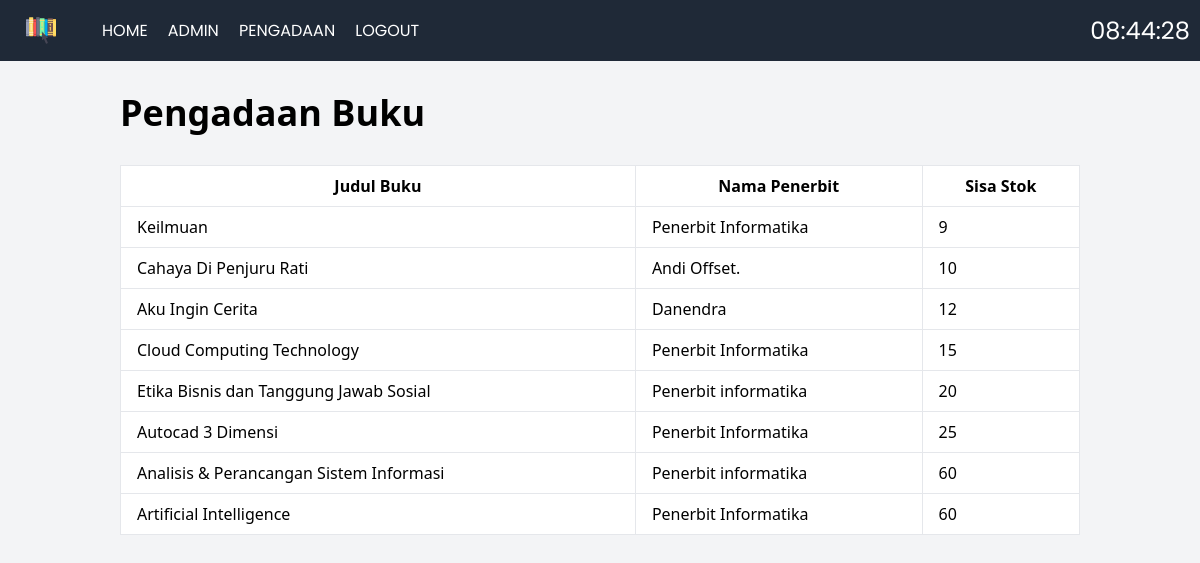
Screenshot of /pengadaan.php with the database file from the repository.
### tables this page shows
CREATE TABLE `buku` (
  `id_buku` varchar(255) NOT NULL,
  `kategori` varchar(255) DEFAULT NULL,
  `nama_buku` varchar(255) DEFAULT NULL,
  `harga` int(11) DEFAULT NULL,
  `stok` int(11) DEFAULT NULL,
  `penerbit` varchar(255) DEFAULT NULL
);

### pengadaan.php (the view, shortened to what this page needs)
<?php
include 'koneksi.php';
include 'navbar.php';
?>
<!DOCTYPE html>
<html lang="en">
<head>
    <script src="https://cdn.tailwindcss.com"></script>
</head>
<body class="bg-gray-100">
    <div class="container mx-auto p-8">
        <h1 class="text-4xl font-bold mb-8">Pengadaan Buku</h1>
        <div class="mt-8">
            <table class="table-auto w-full border bg-white">
                <thead>
                    <tr>
                        <th class="border px-4 py-2">Judul Buku</th>
                        <th class="border px-4 py-2">Nama Penerbit</th>
                        <th class="border px-4 py-2">Sisa Stok</th>
                    </tr>
                </thead>
                <tbody>
                    <?php
                    $procurementQuery = "SELECT nama_buku, penerbit, stok FROM buku ORDER BY stok ASC LIMIT 10";
                    $procurementResult = mysqli_query($koneksi, $procurementQuery);
                    foreach ($procurementResult as $procurementRow) {
                        echo '<tr>';
                        echo '<td class="border px-4 py-2">' . $procurementRow['nama_buku'] . '</td>';
                        echo '<td class="border px-4 py-2">' . $procurementRow['penerbit'] . '</td>';
                        echo '<td class="border px-4 py-2">' . $procurementRow['stok'] . '</td>';
                        echo '</tr>';
                    }
                    ?>
                </tbody>
            </table>
        </div>
    </div>
</body>
</html>

### rows the page displays
buku: nama_buku "Keilmuan", penerbit "Penerbit Informatika", stok "9"
buku: nama_buku "Cahaya Di Penjuru Rati", penerbit "Andi Offset.", stok "10"
buku: nama_buku "Aku Ingin Cerita", penerbit "Danendra", stok "12"
buku: nama_buku "Cloud Computing Technology", penerbit "Penerbit Informatika", stok "15"
buku: nama_buku "Etika Bisnis dan Tanggung Jawab Sosial", penerbit "Penerbit informatika", stok "20"
buku: nama_buku "Autocad 3 Dimensi", penerbit "Penerbit Informatika", stok "25"
buku: nama_buku "Analisis & Perancangan Sistem Informasi", penerbit "Penerbit informatika", stok "60"
buku: nama_buku "Artificial Intelligence", penerbit "Penerbit Informatika", stok "60"
